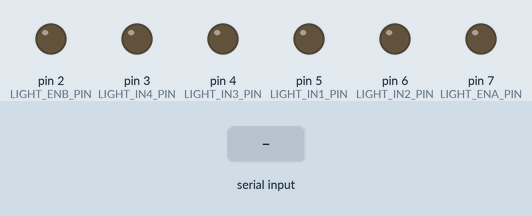
Recording of a sketch running on a simulated Arduino Uno, built with avr-gcc and run on an emulated ATmega328P. On the bench: output pins drawn as LEDs (lit = HIGH). The inputs (shaded band) are chosen by the test bench. What the sketch prints to the serial monitor is not drawn.

Above: at 4.7 s.
4.8 s: "90,45,200\n" received over Serial
6.6 s: "30,150,10\n" received over Serial
At 8.1 s:
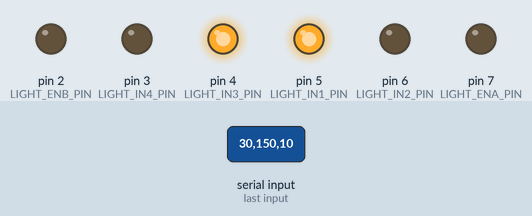
At 8.9 s:
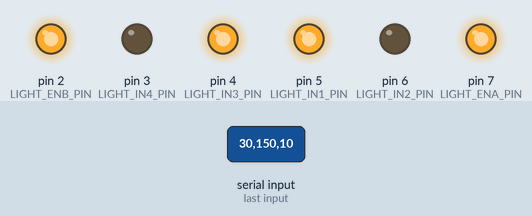
Timing chart, 0 to 10.4 s (numbered marks = the images above; inputs shaded):
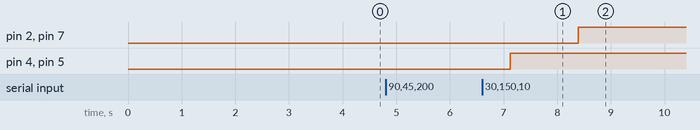

Measured:
- after the input at 6.6 s, pin 2 (LIGHT_ENB_PIN), pin 7 (LIGHT_ENA_PIN): LOW → HIGH after 1.8 s; pin 4 (LIGHT_IN3_PIN), pin 5 (LIGHT_IN1_PIN): LOW → HIGH after 0.53 s

The sketch:

Uart_TinyF.ino
```cpp
#include <stdio.h>
#include "bsp_uart.hpp"

void setup() {
  // 初始化串口  Initialize the serial port
  Serial.begin(115200);  // 使用115200波特率
  while (!Serial) {
    ; // 等待串口连接 Wait for the serial port connection
  }

  Serial.println("系统启动中...");

  // 初始化激光传感器
  initLaserSensor();

  // 初始化灯光控制
  initLightControl();

  // 初始化音频控制
  initAudioControl();

  Serial.println("初始化完成");
}

void loop() {
  // 读取激光传感器数据
  readLaserData();

  // 平滑更新灯光亮度
  updateBrightnessSmoothly();

  // 注意: 硬件串口被激光传感器占用，无法进行串口调试
  // 如需调试，请使用软件串口方案或LED指示灯
}
```

bsp_uart.cpp
```cpp
#include "bsp_uart.hpp"
#include <stdio.h>
#include <SoftwareSerial.h>

// 全局变量
SoftwareSerial dfplayerSerial(DFPLAYER_RX_PIN, DFPLAYER_TX_PIN);
// 串口激光传感器使用硬件串口(引脚0,1)
unsigned long lastAudioTime = 0;
int lastAudioLevel = 0;
unsigned long lastLaserRead = 0;

// 灯光平滑过渡相关变量
int currentBrightness = 0;
int targetBrightness = 0;
unsigned long lastBrightnessUpdate = 0;
const int BRIGHTNESS_STEP = 5;  // 每次亮度变化步长
const int BRIGHTNESS_UPDATE_INTERVAL = 50;  // 亮度更新间隔(ms)

void parseDistanceData(String &data) {
  // 去除首尾空白字符  Remove the first and last whitespace characters
  data.trim();

  // 查找逗号位置 Find the position of the comma
  int commaPos = data.indexOf(',');
  if (commaPos == -1) {
    return;
  }

  // 提取距离  Extraction distance
  String distanceStr = data.substring(0, commaPos);
  distanceStr.trim();

  // 提取置信度  Extract the confidence level section
  String confidenceStr = data.substring(commaPos + 1);
  confidenceStr.trim();

  // 转换为整数 Convert to an integer
  long distance = distanceStr.toInt();
  long confidence = confidenceStr.toInt();

  if ((distance <=20 || distance>=4000) && distanceStr != "0") {
    return;
  }
  if (confidence == 0 && confidenceStr != "0") {
    return;
  }

  // 输出结果 output result
  Serial.print("Distance:");
  Serial.print(distance);
  Serial.print(" mm, Confidence: ");
  Serial.println(confidence);

  // 控制灯光和音频
  controlLights(distance);
  playAudio(distance);
}

// 初始化灯光控制
void initLightControl() {
  pinMode(LIGHT_ENA_PIN, OUTPUT);
  pinMode(LIGHT_ENB_PIN, OUTPUT);
  pinMode(LIGHT_IN1_PIN, OUTPUT);
  pinMode(LIGHT_IN2_PIN, OUTPUT);
  pinMode(LIGHT_IN3_PIN, OUTPUT);
  pinMode(LIGHT_IN4_PIN, OUTPUT);

  // 初始化所有引脚为低电平
  analogWrite(LIGHT_ENA_PIN, 0);
  analogWrite(LIGHT_ENB_PIN, 0);
  digitalWrite(LIGHT_IN1_PIN, LOW);
  digitalWrite(LIGHT_IN2_PIN, LOW);
  digitalWrite(LIGHT_IN3_PIN, LOW);
  digitalWrite(LIGHT_IN4_PIN, LOW);

  Serial.println("灯光初始化完成");
}

// 初始化音频控制
void initAudioControl() {
  dfplayerSerial.begin(9600);
  delay(1000);
  // 发送DFPlayer初始化命令
  byte initCmd[] = {0x7E, 0xFF, 0x06, 0x09, 0x00, 0x00, 0x02, 0xFE, 0xF7, 0xEF};
  for (int i = 0; i < 10; i++) {
    dfplayerSerial.write(initCmd[i]);
  }
  delay(1000);
  Serial.println("音频初始化完成");
}

// 尝试不同的波特率连接激光传感器
bool tryConnectLaser(long baudRate) {
  // 重新初始化硬件串口
  Serial.end();
  delay(100);
  Serial.begin(baudRate);
  delay(3000);  // 等待传感器响应

  // 检查是否有数据
  int dataCount = 0;
  for (int i = 0; i < 10; i++) {
    delay(500);
    if (Serial.available() > 0) {
      dataCount++;
      // 读取并显示数据
      String data = Serial.readStringUntil('\n');
      data.trim();
      if (data.length() > 0) {
        Serial.print("   收到数据: ");
        Serial.println(data);
        return true;
      }
    }
  }

  // 清空缓冲区
  while (Serial.available()) {
    Serial.read();
  }

  return false;
}


// 初始化串口激光传感器
void initLaserSensor() {
  Serial.println("=== 串口激光传感器检测 ===");
  Serial.println("接线: TX→0, RX→1, VCC→5V, GND→GND");

  // 尝试不同的波特率，115200优先
  long baudRates[] = {115200, 9600, 38400, 19200, 57600, 4800};
  int numBaudRates = sizeof(baudRates) / sizeof(baudRates[0]);

  bool connected = false;
  for (int i = 0; i < numBaudRates; i++) {
    Serial.print("尝试波特率: ");
    Serial.println(baudRates[i]);
    if (tryConnectLaser(baudRates[i])) {
      connected = true;
      Serial.print("✓ 连接成功! 波特率: ");
      Serial.println(baudRates[i]);
      break;
    }
  }

  if (!connected) {
    Serial.println("✗ 无法连接激光传感器");
    Serial.println("可能原因:");
    Serial.println("- 接线错误 (TX→0, RX→1)");
    Serial.println("- 传感器未供电");
    Serial.println("- 传感器故障");
    Serial.println("- 波特率不匹配");
    Serial.end();
    delay(100);
    Serial.begin(115200);
  }

  Serial.println("开始监听传感器数据...");
}

// 手动测试模式 - 模拟距离数据
void manualTestMode() {
  static unsigned long lastTestTime = 0;
  static int testDistance = 1000;  // 起始距离1000mm
  static bool increasing = false;

  if (millis() - lastTestTime > 2000) {  // 每2秒变化一次
    lastTestTime = millis();

    // 模拟距离变化：1000mm → 200mm → 1000mm
    if (increasing) {
      testDistance += 200;
      if (testDistance >= 1000) {
        testDistance = 1000;
        increasing = false;
      }
    } else {
      testDistance -= 200;
      if (testDistance <= 200) {
        testDistance = 200;
        increasing = true;
      }
    }

    Serial.print("测试距离: ");
    Serial.println(testDistance);

    // 直接控制灯光，避免创建字符串
    controlLights(testDistance);
  }
}

// 读取激光传感器数据
void readLaserData() {
  // 每500ms读取一次传感器数据
  if (millis() - lastLaserRead < 500) {
    return;
  }
  lastLaserRead = millis();

  // 检查激光传感器是否有数据可读（使用硬件串口）
  if (Serial.available() > 0) {
    String data = Serial.readStringUntil('\n');
    data.trim();

    if (data.length() > 0) {
      Serial.println("激光数据");

      // 解析激光数据并控制灯光和音频
      parseDistanceData(data);
    }
  }

  // 检查串口是否有手动输入的数据（用于测试）
  if (Serial.available() > 0) {
    String manualData = Serial.readStringUntil('\n');
    manualData.trim();

    if (manualData.length() > 0) {
      Serial.print("手动输入: ");
      Serial.println(manualData);

      // 解析手动输入的数据
      parseDistanceData(manualData);
    }
  }

  // 每5秒输出一次状态信息
  static unsigned long lastStatusTime = 0;
  if (millis() - lastStatusTime > 5000) {
    lastStatusTime = millis();
    Serial.println("运行中...");

    // 如果长时间没有数据，启动测试模式
    static unsigned long startTime = millis();
    if (millis() - startTime > 10000) {
      Serial.println("无数据，启动测试模式");
      Serial.println("提示: 可通过串口手动输入测试数据");
      Serial.println("格式: 距离,置信度 (如: 500,100)");
      manualTestMode();
    }
  }
}

// 平滑更新亮度
void updateBrightnessSmoothly() {
  if (millis() - lastBrightnessUpdate < BRIGHTNESS_UPDATE_INTERVAL) {
    return;
  }
  lastBrightnessUpdate = millis();

  // 如果目标亮度与当前亮度不同，进行平滑过渡
  if (currentBrightness != targetBrightness) {
    if (currentBrightness < targetBrightness) {
      currentBrightness += BRIGHTNESS_STEP;
      if (currentBrightness > targetBrightness) {
        currentBrightness = targetBrightness;
      }
    } else {
      currentBrightness -= BRIGHTNESS_STEP;
      if (currentBrightness < targetBrightness) {
        currentBrightness = targetBrightness;
      }
    }

    // 应用新的亮度值
    analogWrite(LIGHT_ENA_PIN, currentBrightness);
    analogWrite(LIGHT_ENB_PIN, currentBrightness);
  }
}

// 控制灯光亮度
void controlLights(int distance) {
  // 计算目标亮度
  targetBrightness = calculateBrightness(distance);

  // 设置IN1-IN4控制电机方向
  // 对于灯光控制，我们设置正向旋转
  digitalWrite(LIGHT_IN1_PIN, HIGH);   // 电机A正转
  digitalWrite(LIGHT_IN2_PIN, LOW);
  digitalWrite(LIGHT_IN3_PIN, HIGH);   // 电机B正转
  digitalWrite(LIGHT_IN4_PIN, LOW);

  // 简化输出以节省内存
  Serial.print("距离:");
  Serial.print(distance);
  Serial.print(" 亮度:");
  Serial.println(targetBrightness);
}

// 播放音频
void playAudio(int distance) {
  int audioLevel = getAudioLevel(distance);

  // 防止重复播放相同音频
  if (audioLevel == lastAudioLevel && (millis() - lastAudioTime) < 2000) {
    return;
  }

  if (audioLevel > 0) {
    // 发送播放命令到DFPlayer
    byte playCmd[] = {0x7E, 0xFF, 0x06, 0x03, 0x00, 0x00, (byte)audioLevel, 0xFE, 0xF7, 0xEF};
    for (int i = 0; i < 10; i++) {
      dfplayerSerial.write(playCmd[i]);
    }

    lastAudioTime = millis();
    lastAudioLevel = audioLevel;

    Serial.print("音频:");
    Serial.println(audioLevel);
  }
}

// 获取距离等级 (1-5, 距离越近等级越高)
int getDistanceLevel(int distance) {
  if (distance <= DISTANCE_LEVEL_1_MAX) {
    return 1;  // 0-40cm
  } else if (distance >= DISTANCE_LEVEL_2_MIN && distance < DISTANCE_LEVEL_2_MAX) {
    return 2;  // 40-80cm
  } else if (distance >= DISTANCE_LEVEL_3_MIN && distance < DISTANCE_LEVEL_3_MAX) {
    return 3;  // 80-120cm
  } else if (distance >= DISTANCE_LEVEL_4_MIN && distance < DISTANCE_LEVEL_4_MAX) {
    return 4;  // 120-140cm
  } else if (distance >= DISTANCE_LEVEL_5_MIN && distance <= DISTANCE_LEVEL_5_MAX) {
    return 5;  // 140-180cm
  }
  return 0;  // 超出范围
}

// 获取音频等级 (1-4, 距离越近等级越高)
int getAudioLevel(int distance) {
  if (distance <= AUDIO_LEVEL_1_MAX) {
    return 1;  // 0-10cm
  } else if (distance >= AUDIO_LEVEL_2_MIN && distance < AUDIO_LEVEL_2_MAX) {
    return 2;  // 10-20cm
  } else if (distance >= AUDIO_LEVEL_3_MIN && distance < AUDIO_LEVEL_3_MAX) {
    return 3;  // 20-30cm
  } else if (distance >= AUDIO_LEVEL_4_MIN && distance < AUDIO_LEVEL_4_MAX) {
    return 4;  // 30-40cm
  }
  return 0;  // 超出范围
}

// 计算亮度 (距离越近亮度越强，平滑渐变)
int calculateBrightness(int distance) {
  // 定义有效距离范围 (20mm - 1800mm)
  const int minDistance = 20;   // 最小距离 2cm
  const int maxDistance = 1800; // 最大距离 180cm
  const int maxBrightness = 255; // 最大亮度
  const int minBrightness = 10;  // 最小亮度（不完全关闭）

  // 限制距离范围
  if (distance < minDistance) {
    distance = minDistance;
  } else if (distance > maxDistance) {
    distance = maxDistance;
  }

  // 使用反比例函数计算亮度，距离越近亮度越高
  // brightness = maxBrightness - (distance - minDistance) * (maxBrightness - minBrightness) / (maxDistance - minDistance)
  int brightness = maxBrightness - (distance - minDistance) * (maxBrightness - minBrightness) / (maxDistance - minDistance);

  // 确保亮度在有效范围内
  if (brightness < minBrightness) {
    brightness = minBrightness;
  } else if (brightness > maxBrightness) {
    brightness = maxBrightness;
  }

  return brightness;
}
```

bsp_uart.hpp
```cpp
#ifndef __BSP_UART_HPP_
#define __BSP_UART_HPP_

#include <stdio.h>
#include <string.h>
#include <Arduino.h>
#include <SoftwareSerial.h>
#include <Wire.h>

#ifdef __cplusplus
extern "C" {
#endif

// 距离范围定义 (单位: mm)
#define DISTANCE_LEVEL_5_MIN 1400  // 140cm
#define DISTANCE_LEVEL_5_MAX 1800  // 180cm
#define DISTANCE_LEVEL_4_MIN 1200  // 120cm
#define DISTANCE_LEVEL_4_MAX 1400  // 140cm
#define DISTANCE_LEVEL_3_MIN 800   // 80cm
#define DISTANCE_LEVEL_3_MAX 1200  // 120cm
#define DISTANCE_LEVEL_2_MIN 400   // 40cm
#define DISTANCE_LEVEL_2_MAX 800   // 80cm
#define DISTANCE_LEVEL_1_MAX 400   // 0-40cm

// 音频距离范围定义 (单位: mm)
#define AUDIO_LEVEL_4_MIN 300  // 30cm
#define AUDIO_LEVEL_4_MAX 400  // 40cm
#define AUDIO_LEVEL_3_MIN 200  // 20cm
#define AUDIO_LEVEL_3_MAX 300  // 30cm
#define AUDIO_LEVEL_2_MIN 100  // 10cm
#define AUDIO_LEVEL_2_MAX 200  // 20cm
#define AUDIO_LEVEL_1_MAX 100  // 0-10cm

// 引脚定义
#define LIGHT_ENA_PIN 7
#define LIGHT_ENB_PIN 2
#define LIGHT_IN1_PIN 5
#define LIGHT_IN2_PIN 6
#define LIGHT_IN3_PIN 4
#define LIGHT_IN4_PIN 3
#define DFPLAYER_RX_PIN 12  // Arduino引脚11 → DFPlayer TX (Arduino接收)
#define DFPLAYER_TX_PIN 13  // Arduino引脚10 → DFPlayer RX (Arduino发送)
// TinyF传感器使用硬件串口(引脚0,1)
// 注意：使用硬件串口时无法进行串口调试
// #define TINYF_RX_PIN 8
// #define TINYF_TX_PIN 9

// 串口激光传感器使用硬件串口(引脚0,1)

void parseDistanceData(String &data);
void initLightControl();
void initAudioControl();
void initLaserSensor();
void readLaserData();
void controlLights(int distance);
void playAudio(int distance);
int getDistanceLevel(int distance);
int getAudioLevel(int distance);
int calculateBrightness(int distance);
void updateBrightnessSmoothly();
bool tryConnectLaser(long baudRate);
void manualTestMode();

#ifdef __cplusplus
}
#endif

#endif
```

bsp_uart_simple.cpp
```cpp
#include "bsp_uart.hpp"
#include <stdio.h>
#include <SoftwareSerial.h>

// 全局变量
SoftwareSerial dfplayerSerial(DFPLAYER_RX_PIN, DFPLAYER_TX_PIN);
unsigned long lastAudioTime = 0;
int lastAudioLevel = 0;

// 灯光平滑过渡相关变量
int currentBrightness = 0;
int targetBrightness = 0;
unsigned long lastBrightnessUpdate = 0;
const int BRIGHTNESS_STEP = 5;
const int BRIGHTNESS_UPDATE_INTERVAL = 50;

void parseDistanceData(String &data) {
  // 去除首尾空白字符  Remove the first and last whitespace characters
  data.trim();

  // 查找逗号位置 Find the position of the comma
  int commaPos = data.indexOf(',');
  if (commaPos == -1) {
    return;
  }

  // 提取距离  Extraction distance
  String distanceStr = data.substring(0, commaPos);
  distanceStr.trim();

  // 提取置信度  Extract the confidence level section
  String confidenceStr = data.substring(commaPos + 1);
  confidenceStr.trim();

  // 转换为整数 Convert to an integer
  long distance = distanceStr.toInt();
  long confidence = confidenceStr.toInt();

  if ((distance <=20 || distance>=4000) && distanceStr != "0") {
    return;
  }
  if (confidence == 0 && confidenceStr != "0") {
    return;
  }

  // 输出结果 output result
  Serial.print("Distance:");
  Serial.print(distance);
  Serial.print(" mm, Confidence: ");
  Serial.println(confidence);

  // 控制灯光和音频
  controlLights(distance);
  playAudio(distance);
}

// 初始化灯光控制
void initLightControl() {
  pinMode(LIGHT_ENA_PIN, OUTPUT);
  pinMode(LIGHT_ENB_PIN, OUTPUT);
  pinMode(LIGHT_IN1_PIN, OUTPUT);
  pinMode(LIGHT_IN2_PIN, OUTPUT);
  pinMode(LIGHT_IN3_PIN, OUTPUT);
  pinMode(LIGHT_IN4_PIN, OUTPUT);

  // 初始化所有引脚为低电平
  analogWrite(LIGHT_ENA_PIN, 0);
  analogWrite(LIGHT_ENB_PIN, 0);
  digitalWrite(LIGHT_IN1_PIN, LOW);
  digitalWrite(LIGHT_IN2_PIN, LOW);
  digitalWrite(LIGHT_IN3_PIN, LOW);
  digitalWrite(LIGHT_IN4_PIN, LOW);

  Serial.println("灯光初始化完成");
}

// 初始化音频控制
void initAudioControl() {
  dfplayerSerial.begin(9600);
  delay(1000);
  // 发送DFPlayer初始化命令
  byte initCmd[] = {0x7E, 0xFF, 0x06, 0x09, 0x00, 0x00, 0x02, 0xFE, 0xF7, 0xEF};
  for (int i = 0; i < 10; i++) {
    dfplayerSerial.write(initCmd[i]);
  }
  delay(1000);
  Serial.println("音频初始化完成");
}

// 平滑更新亮度
void updateBrightnessSmoothly() {
  if (millis() - lastBrightnessUpdate < BRIGHTNESS_UPDATE_INTERVAL) {
    return;
  }
  lastBrightnessUpdate = millis();

  // 如果目标亮度与当前亮度不同，进行平滑过渡
  if (currentBrightness != targetBrightness) {
    if (currentBrightness < targetBrightness) {
      currentBrightness += BRIGHTNESS_STEP;
      if (currentBrightness > targetBrightness) {
        currentBrightness = targetBrightness;
      }
    } else {
      currentBrightness -= BRIGHTNESS_STEP;
      if (currentBrightness < targetBrightness) {
        currentBrightness = targetBrightness;
      }
    }

    // 应用新的亮度值
    analogWrite(LIGHT_ENA_PIN, currentBrightness);
    analogWrite(LIGHT_ENB_PIN, currentBrightness);
  }
}

// 控制灯光亮度
void controlLights(int distance) {
  // 计算目标亮度
  targetBrightness = calculateBrightness(distance);

  // 设置IN1-IN4控制电机方向
  digitalWrite(LIGHT_IN1_PIN, HIGH);
  digitalWrite(LIGHT_IN2_PIN, LOW);
  digitalWrite(LIGHT_IN3_PIN, HIGH);
  digitalWrite(LIGHT_IN4_PIN, LOW);

  Serial.print("目标亮度:");
  Serial.println(targetBrightness);
}

// 播放音频
void playAudio(int distance) {
  int audioLevel = getAudioLevel(distance);

  // 防止重复播放相同音频
  if (audioLevel == lastAudioLevel && (millis() - lastAudioTime) < 2000) {
    return;
  }

  if (audioLevel > 0) {
    // 发送播放命令到DFPlayer
    byte playCmd[] = {0x7E, 0xFF, 0x06, 0x03, 0x00, 0x00, (byte)audioLevel, 0xFE, 0xF7, 0xEF};
    for (int i = 0; i < 10; i++) {
      dfplayerSerial.write(playCmd[i]);
    }

    lastAudioTime = millis();
    lastAudioLevel = audioLevel;

    Serial.print("音频:");
    Serial.println(audioLevel);
  }
}

// 获取音频等级
int getAudioLevel(int distance) {
  if (distance <= AUDIO_LEVEL_1_MAX) {
    return 1;  // 0-10cm
  } else if (distance >= AUDIO_LEVEL_2_MIN && distance < AUDIO_LEVEL_2_MAX) {
    return 2;  // 10-20cm
  } else if (distance >= AUDIO_LEVEL_3_MIN && distance < AUDIO_LEVEL_3_MAX) {
    return 3;  // 20-30cm
  } else if (distance >= AUDIO_LEVEL_4_MIN && distance < AUDIO_LEVEL_4_MAX) {
    return 4;  // 30-40cm
  }
  return 0;  // 超出范围
}

// 计算亮度 (距离越近亮度越强，平滑渐变)
int calculateBrightness(int distance) {
  // 定义有效距离范围 (20mm - 1800mm)
  const int minDistance = 20;   // 最小距离 2cm
  const int maxDistance = 1800; // 最大距离 180cm
  const int maxBrightness = 255; // 最大亮度
  const int minBrightness = 10;  // 最小亮度（不完全关闭）

  // 限制距离范围
  if (distance < minDistance) {
    distance = minDistance;
  } else if (distance > maxDistance) {
    distance = maxDistance;
  }

  // 使用反比例函数计算亮度，距离越近亮度越高
  int brightness = maxBrightness - (distance - minDistance) * (maxBrightness - minBrightness) / (maxDistance - minDistance);

  // 确保亮度在有效范围内
  if (brightness < minBrightness) {
    brightness = minBrightness;
  } else if (brightness > maxBrightness) {
    brightness = maxBrightness;
  }

  return brightness;
}
```
